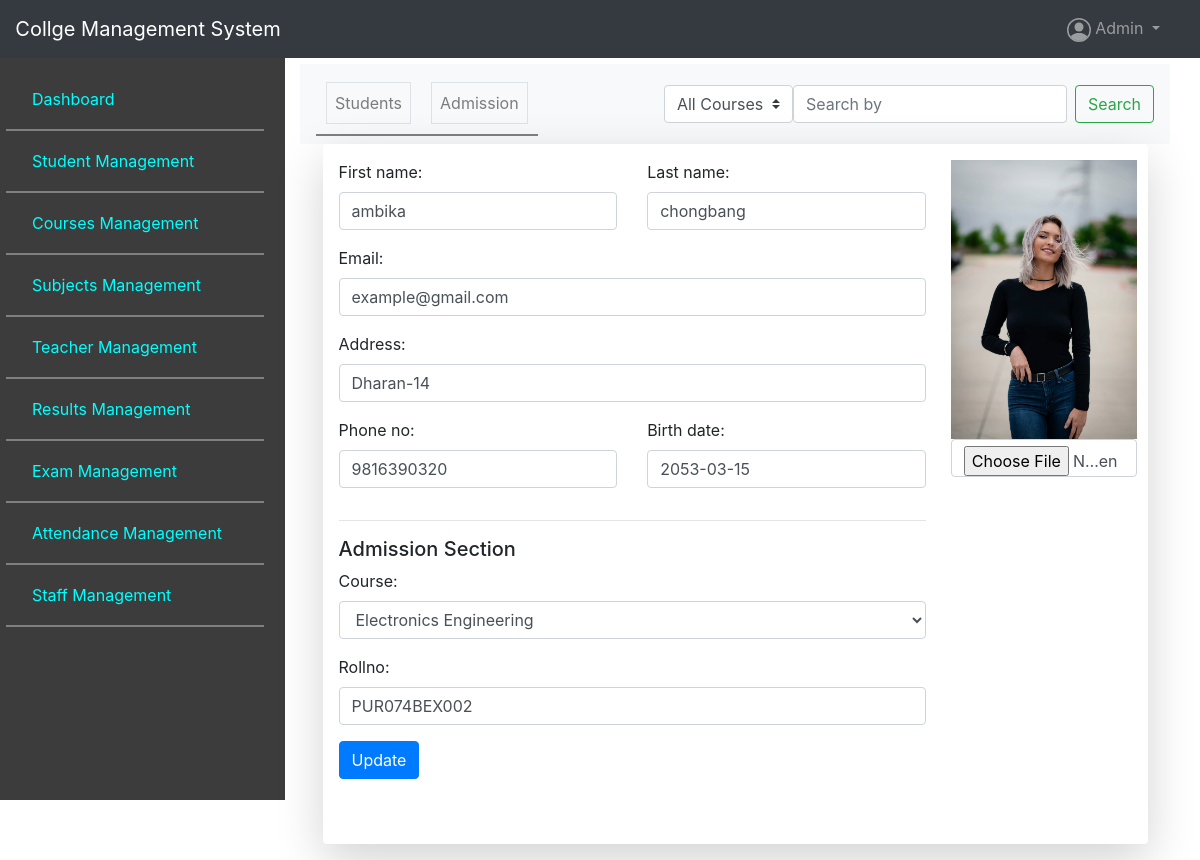
Screenshot of /college/student_management/3/update/ with the database file from the repository.
### college/models/student.py (models this page shows, shortened)
class Student(models.Model):
    StuId = models.AutoField(primary_key=True)
    first_name = models.CharField(max_length=150)
    last_name = models.CharField(max_length=150)
    birth_date = models.DateField()
    address = models.CharField(max_length=150)
    phone_no = models.CharField(max_length=15)
    email = models.EmailField(max_length=150,blank=True)
    avatar = models.ImageField(upload_to="avatar/")
    objects = StudentManager()
    import datetime

class Admission(models.Model):
    student = models.OneToOneField(Student,on_delete=models.CASCADE)
    course = models.ForeignKey(Course,on_delete = models.CASCADE)
    date = models.DateField(auto_now_add=True)
    rollno = models.CharField(max_length=100,blank=True)
    passout = models.BooleanField(default=False)
    leave = models.BooleanField(default=True)

### college/views/student.py (the view, shortened to what this page needs)
class StudentUpdateView(View):
    def get(self,request,student_id):
        student = Student.objects.get(StuId=student_id)
        student_form = StudentForm(instance=student)
        admission = Admission.objects.get(student=student)
        admission_form = AdmissionUpdateForm(instance=admission)
        context_data = {
            'student_form':student_form,
            'admission_form':admission_form,
            'student':student
        }
        return render(request,"student/update.html",context_data)

### college/forms/studentForm.py
class StudentForm(forms.ModelForm):
    class Meta:
        model = Student
        fields = ('first_name','last_name','birth_date','address','phone_no','email','avatar')
        widgets = {
            'first_name':forms.TextInput(attrs={'class':'form-control','placeholder':'Enter First Name'}),
            'last_name':forms.TextInput(attrs={'class':'form-control','placeholder':'Enter Last Name'}),
            'address':forms.TextInput(attrs={'class':'form-control','placeholder':'Enter Your Address'}),
            'email':forms.EmailInput(attrs={'class':'form-control','placeholder':'Enter Your Email'}),
            'phone_no':forms.TextInput(attrs={'class':'form-control','placeholder':'Enter Your Phone Number'}),
            'birth_date':forms.DateInput(attrs={'class':'form-control','placeholder':'Enter Your Birth date'}),
            'avatar':forms.FileInput(attrs={'class':'form-control'})
        }

class AdmissionUpdateForm(forms.ModelForm):
    class Meta:
        model = Admission
        fields = ('course','rollno')
        widgets = {
            'course':forms.Select(attrs={'class':'form-control','placeholder':'Choose Your Course'}),
            'rollno':forms.TextInput(attrs={'class':'form-control','placeholder':'Enter Student Roll Number'}),
        }

### college/models/course.py (called while the page is built)
    def __str__(self):
        return self.Cname

### templates/student/update.html (shortened to what this page needs)
{% extends 'base_site/student_base.html' %}
{% load static %}
{% block inner_content %}
<div class="row">
    <div class="col-11 shadow-lg p-3 mb-3 bg-white rounded mx-auto" style="height: 700px; overflow-y: scroll; ">
        <form action="" method="POST" enctype="multipart/form-data">
            <div class="row">
                <div class="col-9">
                    <div class="row">
                        <div class="col-6">
                            <div class="form-group">
                                {{student_form.first_name.label_tag}}
                                {{student_form.first_name}}
                            </div>
                        </div>
                        <div class="col-6">
                            <div class="form-group">
                                {{student_form.last_name.label_tag}}
                                {{student_form.last_name}}
                            </div>
                        </div>
                    </div>
                    <div class="form-group">
                        {{student_form.email.label_tag}}
                        {{student_form.email}}
                    </div>
                    <div class="form-group">
                        {{student_form.address.label_tag}}
                        {{student_form.address}}
                    </div>
                    <div class="row">
                        <div class="col-6">
                            <div class="form-group">
                                {{student_form.phone_no.label_tag}}
                                {{student_form.phone_no}}
                            </div>
                        </div>
                        <div class="col-6">
                            <div class="form-group">
                                {{student_form.birth_date.label_tag}}
                                {{student_form.birth_date}}
                            </div>
                        </div>
                    </div>
                    <hr>
                    <h5>Admission Section</h5>
                    <div class="form-group">
                        {{admission_form.course.label_tag}}
                        {{admission_form.course}}
                    </div>
                    <div class="form-group">
                        {{admission_form.rollno.label_tag}}
                        {{admission_form.rollno}}
                    </div>
                </div>
                <div class="col-3">
                    <div class="form-row">
                        <img src="{{student.avatar.url}}" class="img-fluid" alt="" height="250">
                        {{student_form.avatar}}
                    </div>
                </div>
            </div>
            <button type="submit" class="btn btn-primary">Update</button>
        </form>
    </div>
</div>
{% endblock inner_content %}

### static/css/admin_style.css (style rules this page uses)
* { margin: 0; padding: 0; box-sizing: border-box; }

### rows the page displays
Student: first_name "ambika", last_name "chongbang", email "example@gmail.com", address "Dharan-14", phone_no "9816390320", birth_date "2053-03-15", avatar (picture)
Admission: course "Electronics Engineering", rollno "PUR074BEX002"

### other values shown
{{ student_form.first_name.label_tag }} "First name:"
{{ student_form.last_name.label_tag }} "Last name:"
{{ student_form.email.label_tag }} "Email:"
{{ student_form.address.label_tag }} "Address:"
{{ student_form.phone_no.label_tag }} "Phone no:"
{{ student_form.birth_date.label_tag }} "Birth date:"
{{ admission_form.course.label_tag }} "Course:"
{{ admission_form.rollno.label_tag }} "Rollno:"
